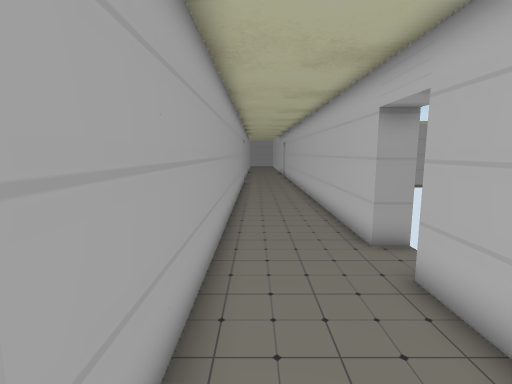
View 1 (above)

19 first-person views from a walk through a scene from a Unity 3-D project. The camera is 1.2 m above the floor, tilts 8° down and sees 85° across. Doors are open. The floor is counted in squares, 0.5 m on a side. Each view is taken from the middle of a square. On the plan, view 1 faces up. The plan holds only what a view shows up to about 18 squares ahead; the rest is blank. The place goes on beyond the plan. The player is left out. Some animated figures are not drawn. Some surface patterns are stand-ins.

View 2
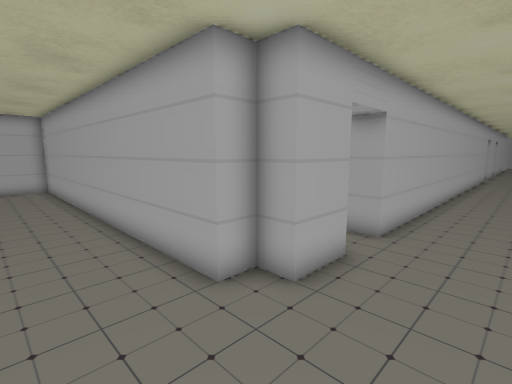

View 3
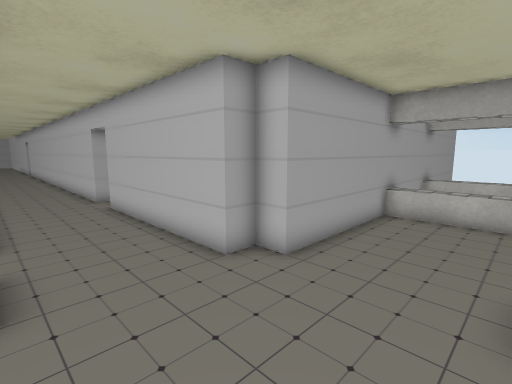

View 4
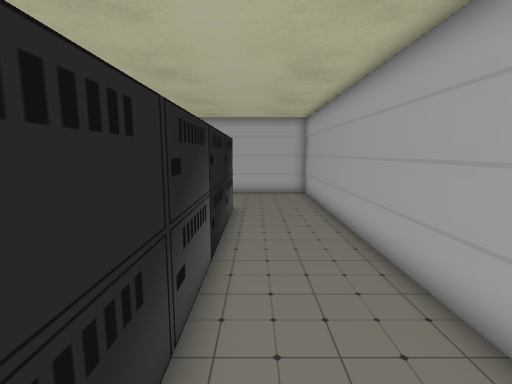

View 5
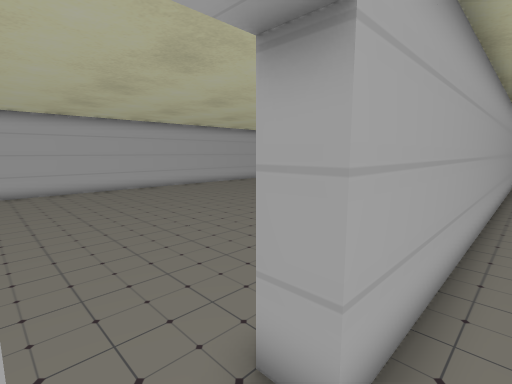

View 6
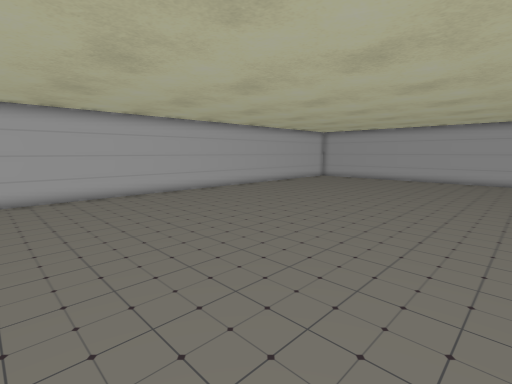

View 7
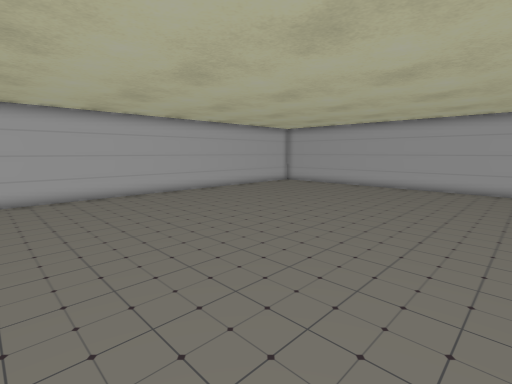

View 8
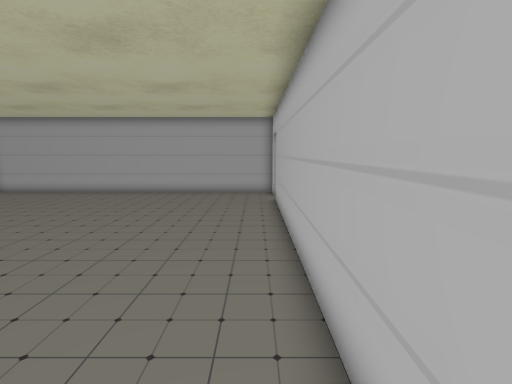

View 9
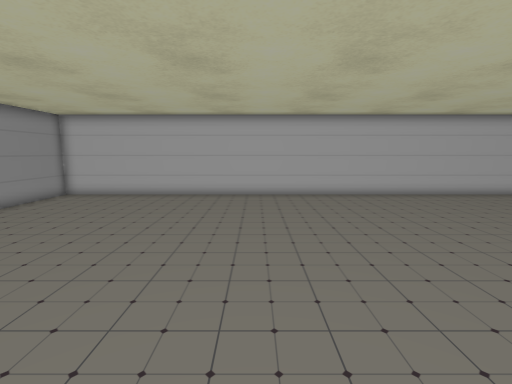

View 10
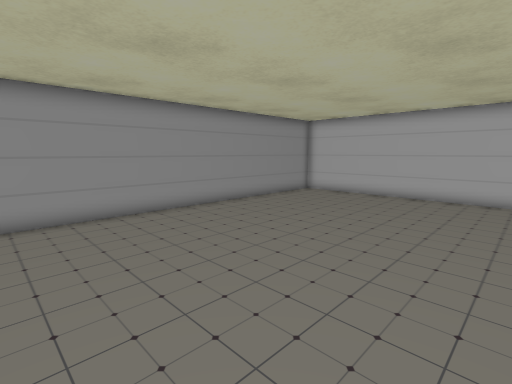

View 11
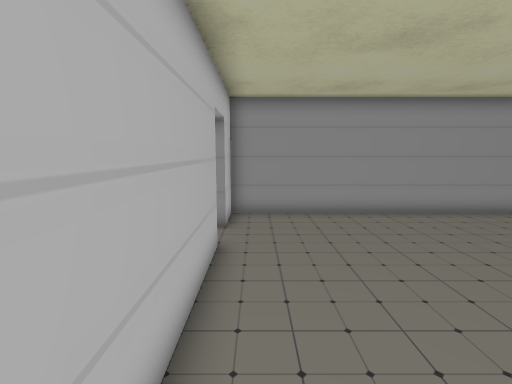

View 12
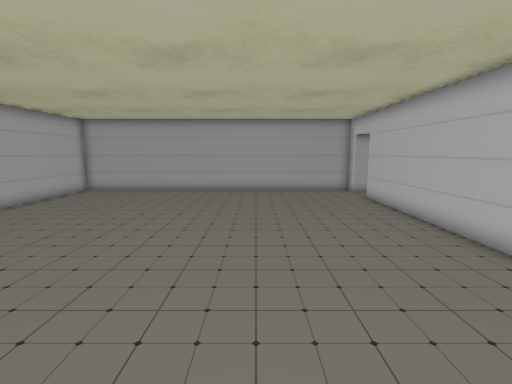

View 13
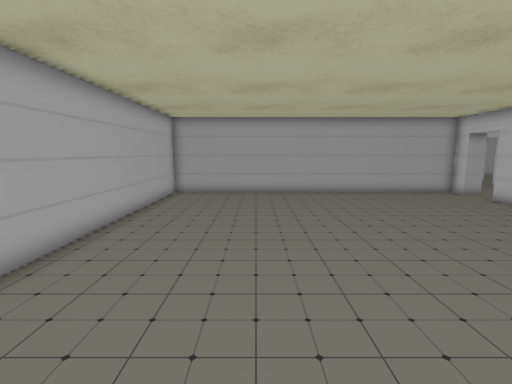

View 14
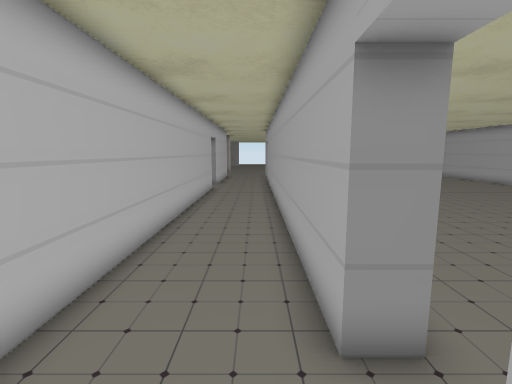

View 15
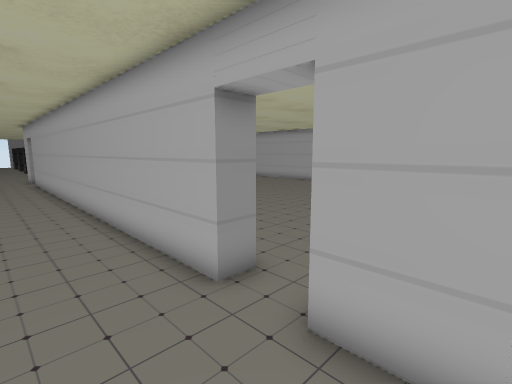

View 16
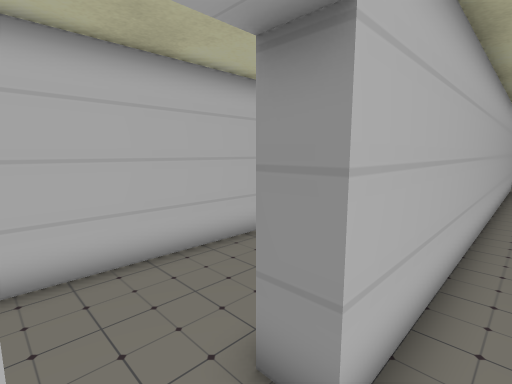

View 17
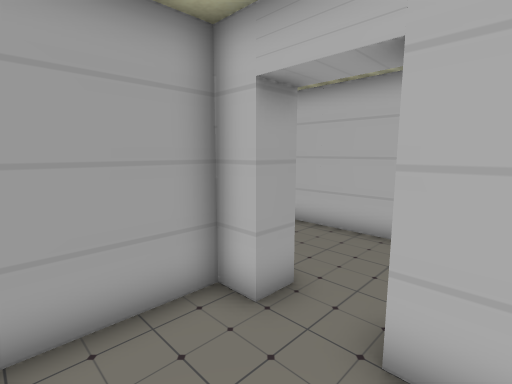

View 18
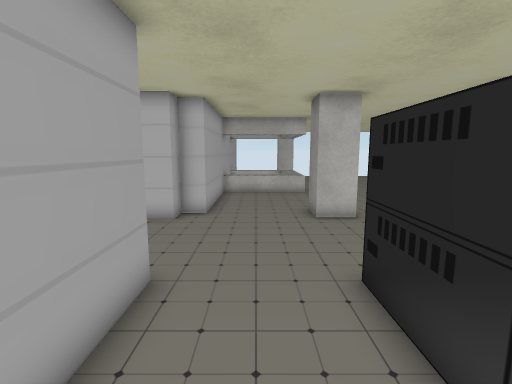

View 19
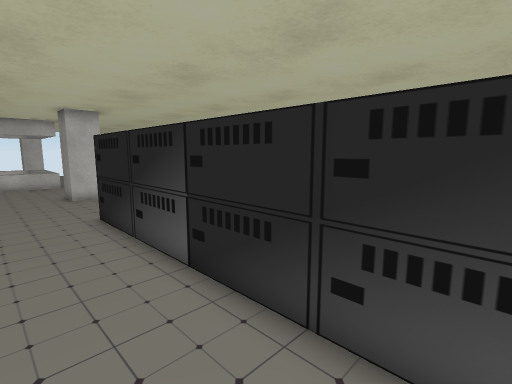

### Floor plan
Points are (right, up) in squares from view 1. A wall is a line through its corners. A room is listed if a view was taken in it or the views show most of it. See-through windows are left out.
Room 1 (views 1, 2, 3, 4, 5, 14, 15, 18, 19)
walls: (-1, -0.9) (-1, -3) (-2, -3) (-2, -4) (-19, -4) (-19, -8.5); (3, 7) (3, 27.5); (11, -4) (4, -4) (4, -3) (3, -3) (3, 5); (10, -8.5) (10, -4); (-14, -8) (-2, -8); (-1, 23) (-1, 1); (-1, 27.1) (-1, 25)
ways out: open door at (-1.5, 0) to room 2; open door at (-1.5, 24) to room 2; open door at (3.5, 6)
Room 2 (views 6, 7, 8, 9, 10, 11, 12, 13, 16, 17)
walls: (-2, 1) (-2, 23); (-2, 25) (-2, 26) (-19, 26) (-19, -3) (-2, -3) (-2, -1)
ways out: open door at (-1.5, 0) to room 1; open door at (-1.5, 24) to room 1

Positions as (right, up) in squares from view 1, and headings:
1: (0, 0), facing up
2: (2, -7), facing up-left
3: (-1, -8), facing up-right
4: (-2, -7), facing left
5: (0, -1), facing up-left
6: (-3, 0), facing up-left
7: (-3, 6), facing up-left
8: (-3, 9), facing up
9: (-3, 8), facing left
10: (-3, 8), facing down-left
11: (-3, 8), facing down
12: (-8, 8), facing up
13: (-14, 9), facing up
14: (0, 26), facing down
15: (2, 27), facing down-left
16: (-3, 25), facing down-right
17: (-5, 22), facing up-right
18: (-7, -6), facing right
19: (-13, -5), facing down-right
